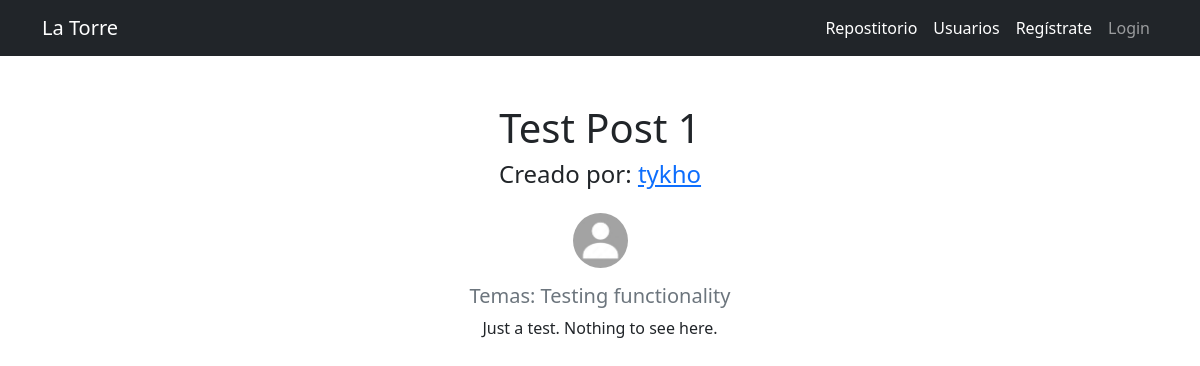
The app's page /post/detalle/1 with its own data.
### blog/models.py (models this page shows, shortened)
class Post(models.Model):
    title = models.CharField(max_length=100)
    author = models.ForeignKey(User, on_delete=models.CASCADE)
    topic = models.CharField(max_length=200)
    date_posted = models.DateTimeField(default=timezone.now)
    content = models.TextField()

### users/models.py (models this page shows, shortened)
class Profile(models.Model):
    usuario = models.OneToOneField(User, on_delete=models.CASCADE)
    nombre_usuario = models.CharField(max_length=60)
    email = models.EmailField()
    fecha_registro = models.DateTimeField(default=timezone.now)
    foto_perfil = models.ImageField(default='default.jpg',
                                    upload_to='profile-pics')

### blog/views.py (the view)
# urls.py: path('post/detalle/<int:pk>', views.PostDetail.as_view(), name='Post-Detail'),
class PostDetail(DetailView):
    model = Post
    template_name = 'blog/post_detail.html'
    extra_context = {
        'title': "Post",
    }

### blog/templates/blog/post_detail.html (shortened to what this page needs)
{% extends 'blog/base.html' %}
{% block content %}
        <h1 class="account-heading">{{ object.title }}</h1>
        <div class="content-section">
          <div class="media-body">
            <h4 class="account-heading mb-4">Creado por: <a href="{% url 'Userdetail' post.author.pk %}" target="_blank">{{ object.author }}</a></h4>
            <a href="{{ post.author.profile.foto_perfil.url }}" target="_blank">
              <img class="rounded-circle account-img" style="height: 55px; width: 55px" src="{{ post.author.profile.foto_perfil.url }}">
            </a>
            <h5 class="text-secondary mt-3 mb-2">Temas: {{ object.topic }}</h5>
          </div>
          <div class="container">
            <p class="text-center mt-2 mb-4">{{ object.content }}</p>
          </div>
        </div>
{% endblock content %}

### records on screen
Post: title "Test Post 1", author "tykho", author.profile.foto_perfil (placeholder picture), topic "Testing functionality", content "Just a test. Nothing to see here."
